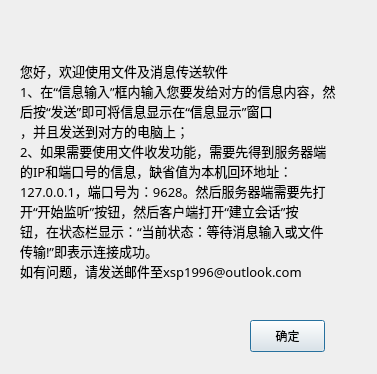
<?xml version="1.0" encoding="UTF-8"?>
<ui version="4.0">
 <class>Dialog</class>
 <widget class="QDialog" name="Dialog">
  <property name="geometry">
   <rect>
    <x>0</x>
    <y>0</y>
    <width>377</width>
    <height>374</height>
   </rect>
  </property>
  <property name="windowTitle">
   <string>帮助</string>
  </property>
  <property name="styleSheet">
   <string notr="true">MainWindow{
background-color:#EEEEEE
}
QPalette{background:#CFDDEE;}QGroupBox#gboxDevicePanel&gt;QLabel{color:#324C6C;}

QWidget#frmMain,QWidget[Form=&quot;true&quot;]{
border:1px solid #B4C2D7;
border-radius:0px;
}

.QFrame{
border:1px solid #B4C2D7;
border-radius:5px;
}

QLabel,QLineEdit,QTextEdit,QPlainTextEdit,QSpinBox,QGroupBox,QComboBox,QDateEdit,QTimeEdit,QDateTimeEdit,QSpinBox,QTreeView,QListView,QTableView,QTabWidget::pane{
color:#324C6C;
}

QWidget#widget_title{
background:qlineargradient(spread:pad,x1:0,y1:0,x2:0,y2:1,stop:0 #C0D3EB,stop:1 #BCCFE7);
}

QLabel#lab_Ico,QLabel#lab_Title{
border-radius:0px;
color:#324C6C;
background-color:rgba(0,0,0,0);
border-style:none;
}

QToolButton::menu-indicator{
image:None;
}

QToolButton,QWidget#widget_frm&gt;QLabel{
border-style:none;
padding:10px;
color:#324C6C;
background:qlineargradient(spread:pad,x1:0,y1:0,x2:0,y2:1,stop:0 #C0D3EB,stop:1 #BCCFE7);
}

QToolButton:hover,QWidget#widget_frm&gt;QLabel:hover{
background:qlineargradient(spread:pad,x1:0,y1:0,x2:0,y2:1,stop:0 #D2E3F5,stop:1 #CADDF3);
}

QLabel[labVideo=&quot;true&quot;]{
color:#324C6C;
border:1px solid #B4C2D7;
background:qlineargradient(spread:pad,x1:0,y1:0,x2:0,y2:1,stop:0 #C0D3EB,stop:1 #BCCFE7);
}

QLabel[labVideo=&quot;true&quot;]:focus{
border:1px solid #FF0000;
background:qlineargradient(spread:pad,x1:0,y1:0,x2:0,y2:1,stop:0 #D2E3F5,stop:1 #CADDF3);
}

QLineEdit,QTextEdit,QPlainTextEdit,QSpinBox{
border:1px solid #B4C2D7;
border-radius:5px;
padding:2px;
background:none;
selection-background-color:#C0D3EB;
selection-color:#324C6C;
}

QLineEdit[echoMode=&quot;2&quot;]{
lineedit-password-character:9679;
}

.QGroupBox{
border:1px solid #B4C2D7;
border-radius:5px;
}

.QPushButton{
border-style:none;
border:1px solid #B4C2D7;
color:#324C6C;
padding:5px;
min-height:20px;
border-radius:5px;
background:qlineargradient(spread:pad,x1:0,y1:0,x2:0,y2:1,stop:0 #C0D3EB,stop:1 #BCCFE7);
}

.QPushButton:hover{
background:qlineargradient(spread:pad,x1:0,y1:0,x2:0,y2:1,stop:0 #D2E3F5,stop:1 #CADDF3);
}

.QPushButton:pressed{
background:qlineargradient(spread:pad,x1:0,y1:0,x2:0,y2:1,stop:0 #C0D3EB,stop:1 #BCCFE7);
}

.QPushButton:disabled{
color:#838383;
background:#F4F4F4;
}

QPushButton#btnSplitterH{
padding:2px;
min-height:8px;
}

QPushButton#btnMenu,QPushButton#btnMenu_Min,QPushButton#btnMenu_Max,QPushButton#btnMenu_Close,QPushButton#btnSplitterV,QPushButton#btnSplitterH{
border-radius:0px;
color:#324C6C;
background-color:rgba(0,0,0,0);
border-style:none;
}

QPushButton#btnMenu:hover,QPushButton#btnMenu_Min:hover,QPushButton#btnMenu_Max:hover,QPushButton#btnSplitterV:hover,QPushButton#btnSplitterH:hover{
background-color:qlineargradient(spread:pad,x1:0,y1:1,x2:0,y2:0,stop:0 rgba(25,134,199,0),stop:1 #D2E3F5);
}

QPushButton#btnMenu_Close:hover{
background-color:qlineargradient(spread:pad,x1:0,y1:1,x2:0,y2:0,stop:0 rgba(238,0,0,128),stop:1 rgba(238,44,44,255));
}

QCheckBox{
color:#324C6C;
spacing:2px;
}

QCheckBox::indicator{
width:20px;
height:20px;
}

QCheckBox::indicator:unchecked{
image:url(:/image/checkbox_unchecked.png);
}

QCheckBox::indicator:checked{
image:url(:/image/checkbox_checked.png);
}

QRadioButton{
color:#324C6C;
spacing:2px;
}

QRadioButton::indicator{
width:15px;
height:15px;
}

QRadioButton::indicator::unchecked{
image:url(:/image/radio_normal.png);
}

QRadioButton::indicator::checked{
image:url(:/image/radio_selected.png);
}

QSpinBox::up-button,QDateEdit::up-button,QTimeEdit::up-button,QDateTimeEdit::up-button{
image:url(:/image/add_top.png);
}

QSpinBox::down-button,QDateEdit::down-button,QTimeEdit::down-button,QDateTimeEdit::down-button{
image:url(:/image/add_bottom.png);
}

QComboBox,QDateEdit,QTimeEdit,QDateTimeEdit,QSpinBox{
border-radius:3px;
padding:3px 5px 3px 5px;
border:1px solid #B4C2D7;
background:none;
selection-background-color:#C0D3EB;
selection-color:#324C6C;
}

QComboBox::drop-down,QDateEdit::drop-down,QTimeEdit::drop-down,QDateTimeEdit::drop-down{
subcontrol-origin:padding;
subcontrol-position:top right;
width:15px;
border-left-width:1px;
border-left-style:solid;
border-top-right-radius:3px;
border-bottom-right-radius:3px;
border-left-color:#B4C2D7;
}

QComboBox::down-arrow,QDateEdit::down-arrow,QTimeEdit::down-arrow,QDateTimeEdit::down-arrow{
image:url(:/image/add_bottom.png);
}

QMenu{
color:#324C6C;
background-color:#C0D3EB;
margin:2px;
}

QMenu::item{
padding:3px 20px 3px 20px;
}

QMenu::indicator{
width:13px;
height:13px;
}

QMenu::item:selected{
color:#324C6C;
border:0px solid #B4C2D7;
background:qlineargradient(spread:pad,x1:0,y1:0,x2:0,y2:1,stop:0 #C0D3EB,stop:1 #BCCFE7);
}

QMenu::separator{
height:1px;
background:#B4C2D7;
}

QProgressBar{
background:#BCCFE7;
border-radius:5px;
text-align:center;
border:1px solid #C0D3EB;
}

QProgressBar::chunk{
width:5px;
margin:0.5px;
background-color:#D2E3F5;
}

QSlider::groove:horizontal,QSlider::add-page:horizontal{
height:8px;
border-radius:3px;
background:#BCCFE7;
}

QSlider::sub-page:horizontal{
height:8px;
border-radius:3px;
background:#CADDF3;
}

QSlider::handle:horizontal{
width:13px;
margin-top:-3px;
margin-bottom:-3px;
border-radius:6px;
background:qradialgradient(spread:pad,cx:0.5,cy:0.5,radius:0.5,fx:0.5,fy:0.5,stop:0.6 #FFFFFF,stop:0.8 #BCCFE7);
}

QSlider::groove:vertical,QSlider::sub-page:vertical{
width:8px;
border-radius:3px;
background:#BCCFE7;
}

QSlider::add-page:vertical{
width:8px;
border-radius:3px;
background:#CADDF3;
}

QSlider::handle:vertical{
height:13px;
margin-left:-2px;
margin-right:-3px;
border-radius:6px;
background:qradialgradient(spread:pad,cx:0.5,cy:0.5,radius:0.5,fx:0.5,fy:0.5,stop:0.6 #FFFFFF,stop:0.8 #BCCFE7);
}

QScrollBar:vertical{
width:10px;
background-color:rgba(0,0,0,0%);
padding-top:10px;
padding-bottom:10px;
}

QScrollBar:horizontal{
height:10px;
background-color:rgba(0,0,0,0%);
padding-left:10px;
padding-right:10px;
}

QScrollBar::handle:vertical,QScrollBar::handle:horizontal{
width:10px;
background:#CADDF3;
}

QScrollBar::handle:vertical:hover,QScrollBar::handle:horizontal:hover{
width:10px;
background:#CADDF3;
}

QScrollBar::add-line:vertical{
height:10px;
width:10px;
subcontrol-position:bottom;
subcontrol-origin:margin;
border-image:url(:/image/add_bottom.png);
}

QScrollBar::add-line:horizontal{
height:10px;
width:10px;
subcontrol-position:right;
subcontrol-origin:margin;
border-image:url(:/image/add_right.png);
}

QScrollBar::sub-line:vertical{
height:10px;
width:10px;
subcontrol-position:top;
subcontrol-origin:margin;
border-image:url(:/image/add_top.png);
}

QScrollBar::sub-line:horizontal{
height:10px;
width:10px;
subcontrol-position:left;
subcontrol-origin:margin;
border-image:url(:/image/add_left.png);
}

QScrollBar::add-page:vertical,QScrollBar::sub-page:vertical,QScrollBar::add-page:horizontal,QScrollBar::sub-page:horizontal{
width:10px;
background:#BCCFE7;
}

QScrollArea{
border:0px;
}

QTreeView,QListView,QTableView,QTabWidget::pane{
border:1px solid #B4C2D7;
selection-background-color:#D2E3F5;
selection-color:#324C6C;
alternate-background-color:#CADDF3;
}

QTableView::item:selected,QListView::item:selected,QTreeView::item:selected{
color:#324C6C;
background:qlineargradient(spread:pad,x1:0,y1:0,x2:0,y2:1,stop:0 #C0D3EB,stop:1 #BCCFE7);
}

QTableView::item:hover,QListView::item:hover,QTreeView::item:hover{
color:#324C6C;
background:qlineargradient(spread:pad,x1:0,y1:0,x2:0,y2:1,stop:0 #D2E3F5,stop:1 #CADDF3);
}

QTableView::item,QListView::item,QTreeView::item{
padding:5px;
margin:0px;
}

QHeaderView::section,QTableCornerButton:section{
padding:3px;
margin:0px;
color:#324C6C;
border:1px solid #B4C2D7;
background:qlineargradient(spread:pad,x1:0,y1:0,x2:0,y2:1,stop:0 #D2E3F5,stop:1 #CADDF3);
}

QTabBar::tab{
border-radius:5px;
border:1px solid #B4C2D7;
color:#324C6C;
min-width:55px;
min-height:20px;
padding:3px 8px 3px 8px;
margin:1px;
background:qlineargradient(spread:pad,x1:0,y1:0,x2:0,y2:1,stop:0 #D2E3F5,stop:1 #CADDF3);
}

QTabBar::tab:selected,QTabBar::tab:hover{
background:qlineargradient(spread:pad,x1:0,y1:0,x2:0,y2:1,stop:0 #C0D3EB,stop:1 #BCCFE7);
}

QStatusBar::item{
border:0px solid #C0D3EB;
border-radius:3px;
}

QToolBox::tab,QToolTip,QGroupBox#gboxDevicePanel{
padding:3px;
border-radius: 5px;
color:#324C6C;
background:qlineargradient(spread:pad,x1:0,y1:0,x2:0,y2:1,stop:0 #C0D3EB,stop:1 #BCCFE7);
}

QToolBox::tab:selected{
background:qlineargradient(spread:pad,x1:0,y1:0,x2:0,y2:1,stop:0 #D2E3F5,stop:1 #CADDF3);
}
</string>
  </property>
  <widget class="QLabel" name="label">
   <property name="geometry">
    <rect>
     <x>20</x>
     <y>0</y>
     <width>401</width>
     <height>341</height>
    </rect>
   </property>
   <property name="font">
    <font>
     <family>Adobe 楷体 Std R</family>
     <pointsize>10</pointsize>
     <weight>50</weight>
     <bold>false</bold>
    </font>
   </property>
   <property name="text">
    <string>您好，欢迎使用文件及消息传送软件
1、在“信息输入”框内输入您要发给对方的信息内容，然
后按“发送”即可将信息显示在“信息显示”窗口
，并且发送到对方的电脑上；
2、如果需要使用文件收发功能，需要先得到服务器端
的IP和端口号的信息，缺省值为本机回环地址：
127.0.0.1，端口号为：9628。然后服务器端需要先打
开“开始监听”按钮，然后客户端打开“建立会话”按
钮，在状态栏显示：“当前状态：等待消息输入或文件
传输!”即表示连接成功。
如有问题，请发送邮件至xsp1996@outlook.com</string>
   </property>
  </widget>
  <widget class="QPushButton" name="pushButton">
   <property name="geometry">
    <rect>
     <x>250</x>
     <y>320</y>
     <width>75</width>
     <height>32</height>
    </rect>
   </property>
   <property name="text">
    <string>确定</string>
   </property>
  </widget>
 </widget>
 <resources/>
 <connections/>
</ui>
